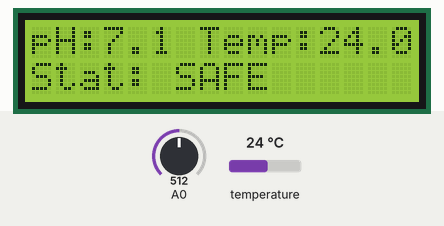
A sketch run on a simulated Arduino Uno, built with avr-gcc and run on an emulated ATmega328P. Parts: 16×2 character LCD. The test bench sets the inputs (shaded band); at power-on: A0 = 512, temperature 24 °C. What the sketch prints to the serial monitor is not drawn.

Above: at 3.8 s.
3.9 s: A0 set to 541
At 6.6 s:
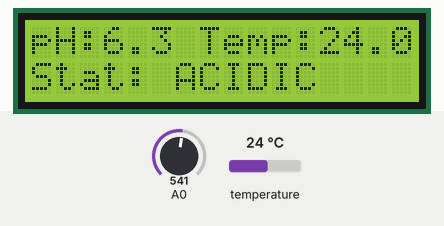
7.8 s: A0 set to 716
At 10.2 s:
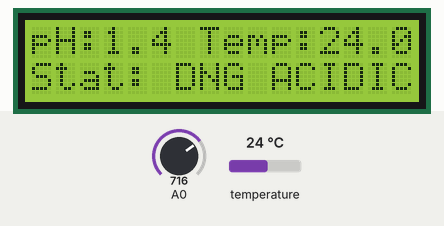
10.9 s: A0 set to 639
At 13.7 s:
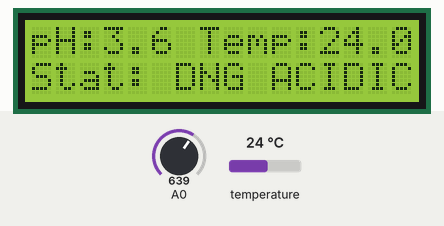
14.0 s: A0 set to 623
At 16.1 s:
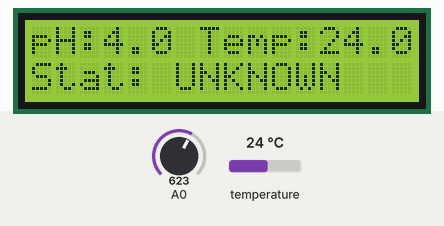
17.1 s: A0 set to 306
At 19.8 s:
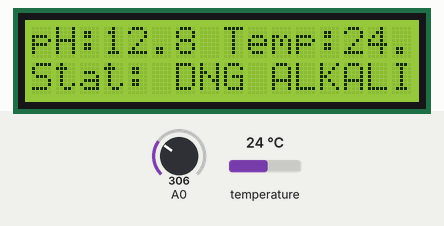
20.2 s: A0 set to 276
At 22.3 s:
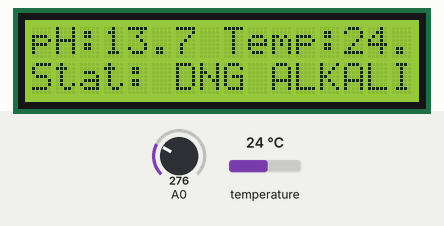
23.3 s: A0 set to 254
Timing chart, 0 to 26.3 s (numbered marks = the images above; inputs shaded):
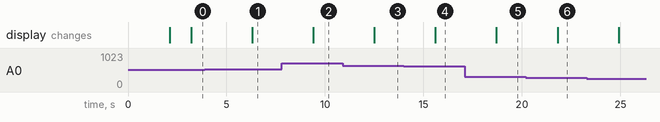

Measured:
- the behaviour switches between 533 and 534 on A0 (found by bisection; images 0 and 1)
- the behaviour switches between 624 and 623 on A0 (found by bisection; images 3 and 4)
- after the input at 3.9 s, the display: changes after 2.4 s (image 1)
- after the input at 7.8 s, the display: changes after 1.6 s (image 2)
- after the input at 10.9 s, the display: changes after 1.6 s (image 3)
- after the input at 14.0 s, the display: changes after 1.6 s (image 4)
- after the input at 17.1 s, the display: changes after 1.6 s (image 5)
- after the input at 20.2 s, the display: changes after 1.6 s (image 6)

The sketch:

Arduino_pH_Meter.ino
```cpp
#include <Wire.h>
#include <LiquidCrystal_I2C.h>
#include <OneWire.h>
#include <DallasTemperature.h>

// LCD Setup
LiquidCrystal_I2C lcd(0x27, 16, 2);

// pH Sensor Calibration
float calibration_value = 21.34;
unsigned long int avgval;
int buffer_arr[10], temp;

// DS18B20 Temp Sensor Setup
#define ONE_WIRE_BUS 2
OneWire oneWire(ONE_WIRE_BUS);
DallasTemperature sensors(&oneWire);

// For tracking last sent data
float last_ph = -1;
float last_temperature = -1000; // impossible temp so first send happens

void setup() {
  Serial.begin(9600);

  lcd.init();
  lcd.backlight();
  lcd.setCursor(0, 0);
  lcd.print("Smart Fish Care");
  lcd.setCursor(0, 1);
  lcd.print("Monitoring...");
  delay(2000);
  lcd.clear();

  sensors.begin();
}

void loop() {
  // pH Readings
  for (int i = 0; i < 10; i++) {
    buffer_arr[i] = analogRead(A0);
    delay(30);
  }

  // Sort readings
  for (int i = 0; i < 9; i++) {
    for (int j = i + 1; j < 10; j++) {
      if (buffer_arr[i] > buffer_arr[j]) {
        temp = buffer_arr[i];
        buffer_arr[i] = buffer_arr[j];
        buffer_arr[j] = temp;
      }
    }
  }

  avgval = 0;
  for (int i = 2; i < 8; i++) avgval += buffer_arr[i];

  float avg_analog = avgval / 6.0;
  float voltage = avg_analog * 5.0 / 1024.0;
  float ph_act = -5.70 * voltage + calibration_value;

  sensors.requestTemperatures();
  float waterTemp = sensors.getTempCByIndex(0);

  // LCD Display
  lcd.clear();
  lcd.setCursor(0, 0);
  String status_str = "";

  if (voltage < 0.5 || voltage > 4.5 || ph_act < 0.0 || ph_act > 14.0) {
    lcd.print("pH: -- T:");
    lcd.print(waterTemp, 1);
    lcd.setCursor(0, 1);
    lcd.print("Status: Not in H2O");
    status_str = "Not in H2O";
  } else {
    lcd.print("pH:");
    lcd.print(ph_act, 1);
    lcd.print(" Temp:");
    lcd.print(waterTemp, 1);

    lcd.setCursor(0, 1);
    if (ph_act >= 6.5 && ph_act <= 8.0) {
      lcd.print("Stat: SAFE");
      status_str = "SAFE";
    } else if (ph_act >= 4.1 && ph_act < 6.5) {
      lcd.print("Stat: ACIDIC");
      status_str = "ACIDIC";
    } else if (ph_act > 8.0 && ph_act <= 9.5) {
      lcd.print("Stat: ALKALINE");
      status_str = "ALKALINE";
    } else if (ph_act <= 4.0) {
      lcd.print("Stat: DNG ACIDIC");
      status_str = "DNG ACIDIC";
    } else if (ph_act > 9.5) {
      lcd.print("Stat: DNG ALKALINE");
      status_str = "DNG ALKALINE";
    } else {
      lcd.print("Stat: UNKNOWN");
      status_str = "UNKNOWN";
    }

    // Send to Serial ONLY if changed significantly
    if (abs(ph_act - last_ph) >= 0.05 || abs(waterTemp - last_temperature) >= 0.1) {
      Serial.print("ph_value=");
      Serial.print(ph_act, 2);
      Serial.print("&temperature=");
      Serial.print(waterTemp, 2);
      Serial.print("&status=");
      Serial.println(status_str);

      last_ph = ph_act;
      last_temperature = waterTemp;
    }
  }

  delay(2000); // Check every 2 seconds
}
```
